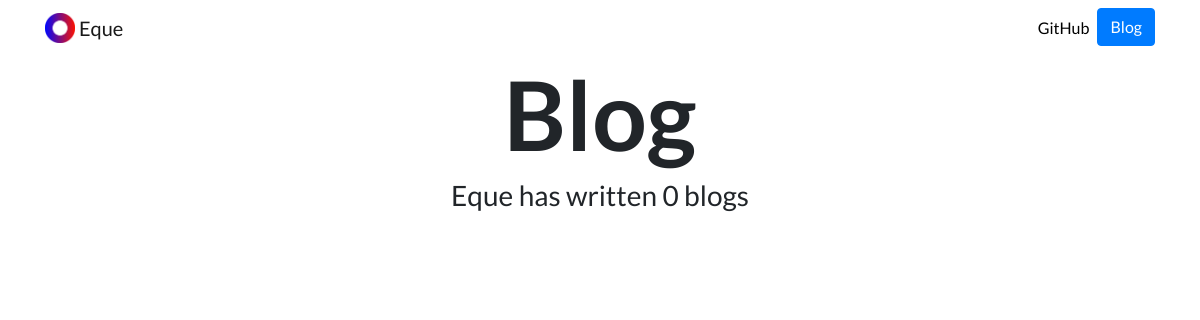
/blog/, run on an earlier commit of the app's database.
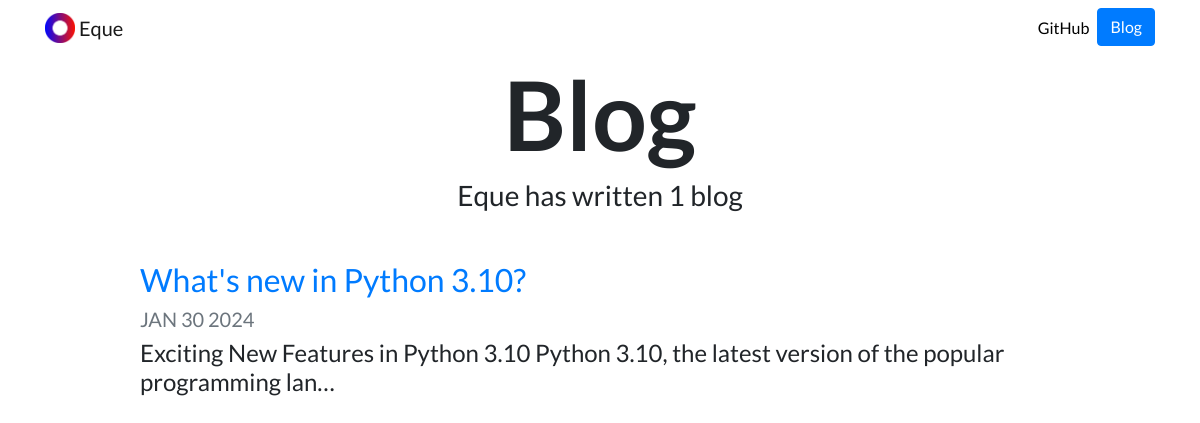
And on a later commit of the database.
### blog/models.py (models this page shows)
class Blog(models.Model):
    title=models.CharField(max_length=50)
    date=models.DateField(auto_now=False, auto_now_add=False)
    description=models.CharField(max_length=999)
    url=models.URLField(blank='True')

### blog/views.py (the view)
# urls.py: path('', all_blog, name='all_blogs'),
def all_blog(request):
    blogs=Blog.objects.order_by('-date')[:5]
    return render(request,'blog/all_blogs.html',{'blogs':blogs})

### blog/templates/blog/all_blogs.html
{% extends "portfolio/base.html" %}
{% load static %}
{% block content %}
<h1 id="blogtitle" class="font-weight-bold text-center">Blog</h1>
<h3 class="text-center mb-5">Eque has written {{ blogs.count }} blog{{ blogs.count|pluralize }}</h3>
{% for blog in blogs %}
<div class="row justify-content-center my-3">
  <div class="col-md-10">
    <a href="{% url 'blog:detail' blog.id %}">
      <h2>{{ blog.title }}</h2>
    </a>
    <h5 class="text-muted">{{ blog.date|date:'M d Y'|upper }}</h5>
    <h4>{{ blog.description|striptags|truncatechars:100 }}</h4>
  </div>
</div>
{% endfor %}
{% endblock %}

What changed in the data, as far as the page shows it:
added Blog: title "What's new in Python 3.10?", date "JAN 30 2024", description "Exciting New Features in Python 3.10 Python 3.10, the latest version of the popular programming lan…"
Also different on the page:
{{ blogs.count }}: "0" → "1"
